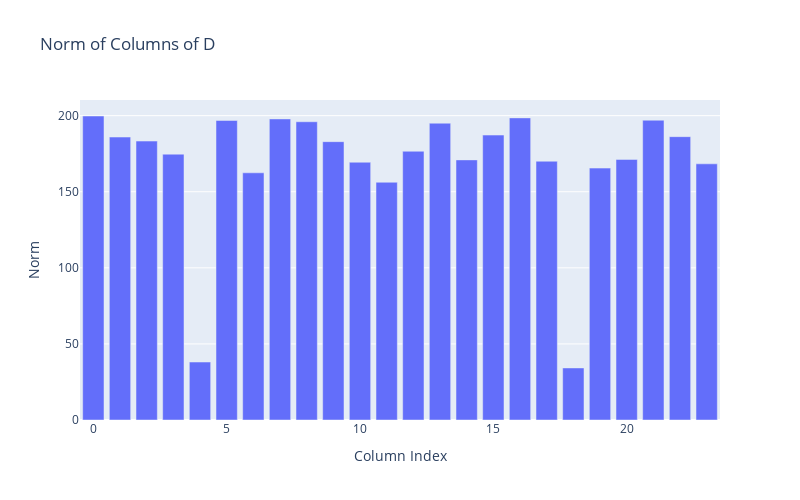

The cell this chart's notebook holds for it:
### Code cell
# Show the norm of the columns of D
D_norms = np.linalg.norm(d, axis=0)
# Bar chart of the norms of the columns of D
fig = px.bar(x=np.arange(len(D_norms)), y=D_norms, labels={'x':'Column Index', 'y':'Norm'}, title='Norm of Columns of D')
fig.update_layout(width=800, height=500)
fig.show()

### Figure 1 — Plotly figure (JSON) as saved in the notebook; plotly's stock layout.template omitted (floating-point values rounded to 4 significant figures)
{"data": [{"alignmentgroup": "True", "hovertemplate": "Column Index=%{x}<br>Norm=%{y}<extra></extra>", "legendgroup": "", "marker": {"color": "#636efa", "pattern": {"shape": ""}}, "name": "", "offsetgroup": "", "orientation": "v", "showlegend": false, "textposition": "auto", "type": "bar", "x": [0, 1, 2, 3, 4, 5, 6, 7, 8, 9, 10, 11, 12, 13, 14, 15, 16, 17, 18, 19, 20, 21, 22, 23], "xaxis": "x", "y": [199.8, 186.0, 183.3, 174.7, 38.1, 196.8, 162.5, 197.8, 196.0, 182.9, 169.4, 156.2, 176.6, 195.0, 170.9, 187.2, 198.5, 170.1, 34.22, 165.5, 171.2, 197.0, 186.2, 168.4], "yaxis": "y"}], "layout": {"barmode": "relative", "height": 500, "legend": {"tracegroupgap": 0}, "title": {"text": "Norm of Columns of D"}, "width": 800, "xaxis": {"anchor": "y", "domain": [0, 1], "title": {"text": "Column Index"}}, "yaxis": {"anchor": "x", "domain": [0, 1], "title": {"text": "Norm"}}}}
